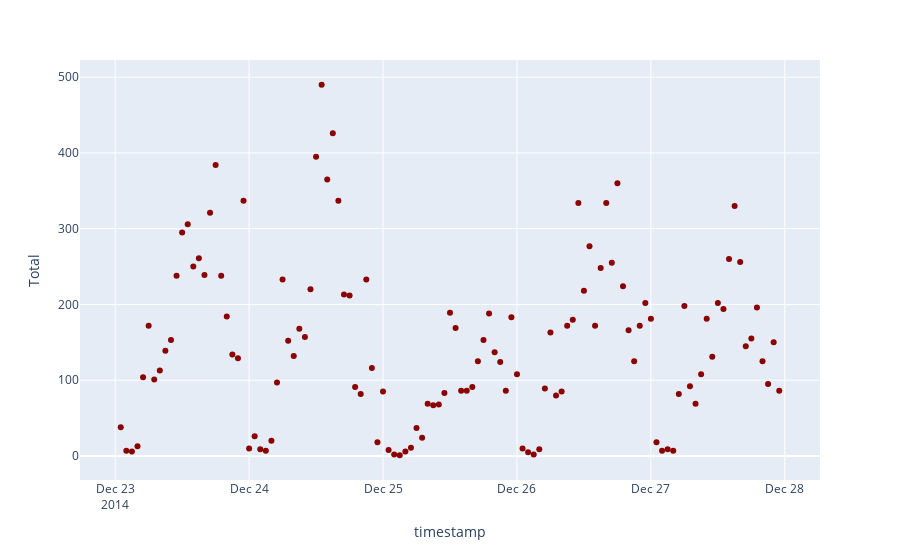

Here is the notebook cell this chart was saved with:
### Code cell
px.scatter(df_christmas.sort_index(), x="timestamp", y="Total", color_discrete_sequence=["darkred"])
